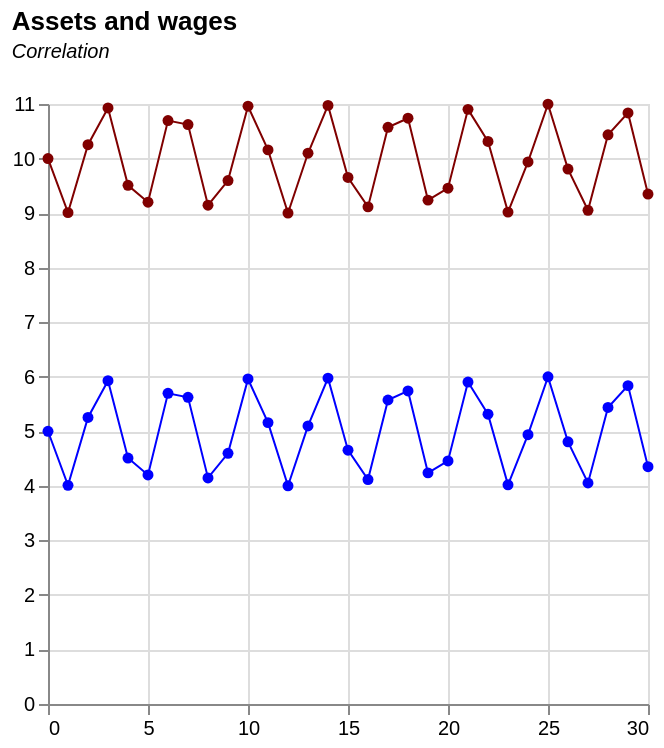

Specify this chart in Vega-Lite:
### Vega-Lite specification from a JSON file in a GitHub repository (floating-point values rounded to 4 significant figures)
{"$schema": "https://vega.github.io/schema/vega-lite/v5.json", "title": {"text": "Assets and wages", "subtitle": ["Correlation", ""], "subtitleFontStyle": "italic", "subtitleFontSize": 10, "anchor": "start", "color": "black"}, "width": 300, "height": 300, "data": {"values": [{"year": "0", "riskFreeRate": "0.01", "discountFactor": "1", "bond1": "5", "bond2": "8", "bond3": "2", "PV_b1": "5", "PV_b2": "8", "PV_b3": "2", "cycles": "0", "wages": "10", "asset1": "5", "asset2": "5"}, {"year": "1", "riskFreeRate": "0.01", "discountFactor": "0.99009901", "bond1": "5", "bond2": "7.8", "bond3": "2.2", "PV_b1": "4.95049505", "PV_b2": "7.722772277", "PV_b3": "2.178217822", "cycles": "-0.991778853", "wages": "9.008221147", "asset1": "4.008221147", "asset2": "5.991778853"}, {"year": "2", "riskFreeRate": "0.01", "discountFactor": "0.980296049", "bond1": "5", "bond2": "7.6", "bond3": "2.4", "PV_b1": "4.901480247", "PV_b2": "7.450249975", "PV_b3": "2.352710519", "cycles": "0.253823363", "wages": "10.25382336", "asset1": "5.253823363", "asset2": "4.746176637"}, {"year": "3", "riskFreeRate": "0.01", "discountFactor": "0.970590148", "bond1": "5", "bond2": "7.4", "bond3": "2.6", "PV_b1": "4.85295074", "PV_b2": "7.182367095", "PV_b3": "2.523534385", "cycles": "0.926818505", "wages": "10.92681851", "asset1": "5.926818505", "asset2": "4.073181495"}, {"year": "4", "riskFreeRate": "0.01", "discountFactor": "0.960980344", "bond1": "5", "bond2": "7.2", "bond3": "2.8", "PV_b1": "4.804901722", "PV_b2": "6.91905848", "PV_b3": "2.690744965", "cycles": "-0.491021594", "wages": "9.508978406", "asset1": "4.508978406", "asset2": "5.491021594"}, {"year": "5", "riskFreeRate": "0.01", "discountFactor": "0.951465688", "bond1": "5", "bond2": "7", "bond3": "3", "PV_b1": "4.757328438", "PV_b2": "6.660259813", "PV_b3": "2.854397063", "cycles": "-0.801152636", "wages": "9.198847364", "asset1": "4.198847364", "asset2": "5.801152636"}, {"year": "6", "riskFreeRate": "0.01", "discountFactor": "0.942045235", "bond1": "5", "bond2": "6.8", "bond3": "3.2", "PV_b1": "4.710226176", "PV_b2": "6.4059076", "PV_b3": "3.014544753", "cycles": "0.696058488", "wages": "10.69605849", "asset1": "5.696058488", "asset2": "4.303941512"}, {"year": "7", "riskFreeRate": "0.01", "discountFactor": "0.932718055", "bond1": "5", "bond2": "6.6", "bond3": "3.4", "PV_b1": "4.663590274", "PV_b2": "6.155939161", "PV_b3": "3.171241386", "cycles": "0.623012211", "wages": "10.62301221", "asset1": "5.623012211", "asset2": "4.376987789"}, {"year": "8", "riskFreeRate": "0.01", "discountFactor": "0.923483222", "bond1": "5", "bond2": "6.4", "bond3": "3.6", "PV_b1": "4.617416112", "PV_b2": "5.910292624", "PV_b3": "3.324539601", "cycles": "-0.855504371", "wages": "9.144495629", "asset1": "4.144495629", "asset2": "5.855504371"}, {"year": "9", "riskFreeRate": "0.01", "discountFactor": "0.914339824", "bond1": "5", "bond2": "6.2", "bond3": "3.8", "PV_b1": "4.571699121", "PV_b2": "5.66890691", "PV_b3": "3.474491332", "cycles": "-0.404065219", "wages": "9.595934781", "asset1": "4.595934781", "asset2": "5.404065219"}, {"year": "10", "riskFreeRate": "0.01", "discountFactor": "0.905286955", "bond1": "5", "bond2": "6", "bond3": "4", "PV_b1": "4.526434773", "PV_b2": "5.431721728", "PV_b3": "3.621147819", "cycles": "0.958915723", "wages": "10.95891572", "asset1": "5.958915723", "asset2": "4.041084277"}, {"year": "11", "riskFreeRate": "0.01", "discountFactor": "0.896323718", "bond1": "5", "bond2": "5.8", "bond3": "4.2", "PV_b1": "4.481618588", "PV_b2": "5.198677562", "PV_b3": "3.764559614", "cycles": "0.158652431", "wages": "10.15865243", "asset1": "5.158652431", "asset2": "4.841347569"}, {"year": "12", "riskFreeRate": "0.01", "discountFactor": "0.887449225", "bond1": "5", "bond2": "5.6", "bond3": "4.4", "PV_b1": "4.437246126", "PV_b2": "4.969715661", "PV_b3": "3.904776591", "cycles": "-0.999519224", "wages": "9.000480776", "asset1": "4.000480776", "asset2": "5.999519224"}, {"year": "13", "riskFreeRate": "0.01", "discountFactor": "0.878662599", "bond1": "5", "bond2": "5.4", "bond3": "4.6", "PV_b1": "4.393312996", "PV_b2": "4.744778036", "PV_b3": "4.041847957", "cycles": "0.097151904", "wages": "10.0971519", "asset1": "5.097151904", "asset2": "4.902848096"}, {"year": "14", "riskFreeRate": "0.01", "discountFactor": "0.86996297", "bond1": "5", "bond2": "5.2", "bond3": "4.8", "PV_b1": "4.349814848", "PV_b2": "4.523807442", "PV_b3": "4.175822254", "cycles": "0.974655392", "wages": "10.97465539", "asset1": "5.974655392", "asset2": "4.025344608"}, {"year": "15", "riskFreeRate": "0.01", "discountFactor": "0.861349475", "bond1": "5", "bond2": "5", "bond3": "5", "PV_b1": "4.306747374", "PV_b2": "4.306747374", "PV_b3": "4.306747374", "cycles": "-0.346592904", "wages": "9.653407096", "asset1": "4.653407096", "asset2": "5.346592904"}, {"year": "16", "riskFreeRate": "0.01", "discountFactor": "0.852821262", "bond1": "5", "bond2": "4.8", "bond3": "5.2", "PV_b1": "4.264106311", "PV_b2": "4.093542059", "PV_b3": "4.434670563", "cycles": "-0.885952778", "wages": "9.114047222", "asset1": "4.114047222", "asset2": "5.885952778"}, {"year": "17", "riskFreeRate": "0.01", "discountFactor": "0.844377487", "bond1": "5", "bond2": "4.6", "bond3": "5.4", "PV_b1": "4.221887437", "PV_b2": "3.884136442", "PV_b3": "4.559638432", "cycles": "0.573332477", "wages": "10.57333248", "asset1": "5.573332477", "asset2": "4.426667523"}, {"year": "18", "riskFreeRate": "0.01", "discountFactor": "0.836017314", "bond1": "5", "bond2": "4.4", "bond3": "5.6", "PV_b1": "4.180086571", "PV_b2": "3.678476182", "PV_b3": "4.681696959", "cycles": "0.7392213", "wages": "10.7392213", "asset1": "5.7392213", "asset2": "4.2607787"}, {"year": "19", "riskFreeRate": "0.01", "discountFactor": "0.827739915", "bond1": "5", "bond2": "4.2", "bond3": "5.8", "PV_b1": "4.138699575", "PV_b2": "3.476507643", "PV_b3": "4.800891507", "cycles": "-0.762519447", "wages": "9.237480553", "asset1": "4.237480553", "asset2": "5.762519447"}, {"year": "20", "riskFreeRate": "0.01", "discountFactor": "0.81954447", "bond1": "5", "bond2": "4", "bond3": "6", "PV_b1": "4.097722352", "PV_b2": "3.278177881", "PV_b3": "4.917266822", "cycles": "-0.544071696", "wages": "9.455928304", "asset1": "4.455928304", "asset2": "5.544071696"}, {"year": "21", "riskFreeRate": "0.01", "discountFactor": "0.811430169", "bond1": "5", "bond2": "3.8", "bond3": "6.2", "PV_b1": "4.057150843", "PV_b2": "3.083434641", "PV_b3": "5.030867046", "cycles": "0.901762291", "wages": "10.90176229", "asset1": "5.901762291", "asset2": "4.098237709"}, {"year": "22", "riskFreeRate": "0.01", "discountFactor": "0.803396207", "bond1": "5", "bond2": "3.6", "bond3": "6.4", "PV_b1": "4.016981033", "PV_b2": "2.892226344", "PV_b3": "5.141735722", "cycles": "0.313286037", "wages": "10.31328604", "asset1": "5.313286037", "asset2": "4.686713963"}, {"year": "23", "riskFreeRate": "0.01", "discountFactor": "0.795441789", "bond1": "5", "bond2": "3.4", "bond3": "6.6", "PV_b1": "3.977208943", "PV_b2": "2.704502082", "PV_b3": "5.249915805", "cycles": "-0.981940765", "wages": "9.018059235", "asset1": "4.018059235", "asset2": "5.981940765"}, {"year": "24", "riskFreeRate": "0.01", "discountFactor": "0.787566127", "bond1": "5", "bond2": "3.2", "bond3": "6.8", "PV_b1": "3.937830637", "PV_b2": "2.520211608", "PV_b3": "5.355449666", "cycles": "-0.06198051", "wages": "9.93801949", "asset1": "4.93801949", "asset2": "5.06198051"}, {"year": "25", "riskFreeRate": "0.01", "discountFactor": "0.779768443", "bond1": "5", "bond2": "3", "bond3": "7", "PV_b1": "3.898842215", "PV_b2": "2.339305329", "PV_b3": "5.458379101", "cycles": "0.997803274", "wages": "10.99780327", "asset1": "5.997803274", "asset2": "4.002196726"}, {"year": "26", "riskFreeRate": "0.01", "discountFactor": "0.772047963", "bond1": "5", "bond2": "2.8", "bond3": "7.2", "PV_b1": "3.860239817", "PV_b2": "2.161734297", "PV_b3": "5.558745336", "cycles": "-0.193384667", "wages": "9.806615333", "asset1": "4.806615333", "asset2": "5.193384667"}, {"year": "27", "riskFreeRate": "0.01", "discountFactor": "0.764403924", "bond1": "5", "bond2": "2.6", "bond3": "7.4", "PV_b1": "3.822019621", "PV_b2": "1.987450203", "PV_b3": "5.656589038", "cycles": "-0.948310843", "wages": "9.051689157", "asset1": "4.051689157", "asset2": "5.948310843"}, {"year": "28", "riskFreeRate": "0.01", "discountFactor": "0.756835568", "bond1": "5", "bond2": "2.4", "bond3": "7.6", "PV_b1": "3.784177842", "PV_b2": "1.816405364", "PV_b3": "5.75195032", "cycles": "0.436083376", "wages": "10.43608338", "asset1": "5.436083376", "asset2": "4.563916624"}, {"year": "29", "riskFreeRate": "0.01", "discountFactor": "0.749342147", "bond1": "5", "bond2": "2.2", "bond3": "7.8", "PV_b1": "3.746710735", "PV_b2": "1.648552723", "PV_b3": "5.844868746", "cycles": "0.836705168", "wages": "10.83670517", "asset1": "5.836705168", "asset2": "4.163294832"}, {"year": "30", "riskFreeRate": "0.01", "discountFactor": "0.741922918", "bond1": "5", "bond2": "2", "bond3": "8", "PV_b1": "3.709614589", "PV_b2": "1.483845836", "PV_b3": "5.935383342", "cycles": "-0.650219137", "wages": "9.349780863", "asset1": "4.349780863", "asset2": "5.650219137"}, {"year": "0", "riskFreeRate": "0.03", "discountFactor": "1", "bond1": "5", "bond2": "8", "bond3": "2", "PV_b1": "5", "PV_b2": "8", "PV_b3": "2", "cycles": "0", "wages": "", "asset1": "", "asset2": ""}, {"year": "1", "riskFreeRate": "0.03", "discountFactor": "0.970873786", "bond1": "5", "bond2": "7.8", "bond3": "2.2", "PV_b1": "4.854368932", "PV_b2": "7.572815534", "PV_b3": "2.13592233", "cycles": "-0.991778853", "wages": "", "asset1": "", "asset2": ""}, {"year": "2", "riskFreeRate": "0.03", "discountFactor": "0.942595909", "bond1": "5", "bond2": "7.6", "bond3": "2.4", "PV_b1": "4.712979546", "PV_b2": "7.163728909", "PV_b3": "2.262230182", "cycles": "0.253823363", "wages": "", "asset1": "", "asset2": ""}, {"year": "3", "riskFreeRate": "0.03", "discountFactor": "0.915141659", "bond1": "5", "bond2": "7.4", "bond3": "2.6", "PV_b1": "4.575708297", "PV_b2": "6.772048279", "PV_b3": "2.379368314", "cycles": "0.926818505", "wages": "", "asset1": "", "asset2": ""}, {"year": "4", "riskFreeRate": "0.03", "discountFactor": "0.888487048", "bond1": "5", "bond2": "7.2", "bond3": "2.8", "PV_b1": "4.44243524", "PV_b2": "6.397106745", "PV_b3": "2.487763734", "cycles": "-0.491021594", "wages": "", "asset1": "", "asset2": ""}, {"year": "5", "riskFreeRate": "0.03", "discountFactor": "0.862608784", "bond1": "5", "bond2": "7", "bond3": "3", "PV_b1": "4.313043922", "PV_b2": "6.038261491", "PV_b3": "2.587826353", "cycles": "-0.801152636", "wages": "", "asset1": "", "asset2": ""}, {"year": "6", "riskFreeRate": "0.03", "discountFactor": "0.837484257", "bond1": "5", "bond2": "6.8", "bond3": "3.2", "PV_b1": "4.187421283", "PV_b2": "5.694892945", "PV_b3": "2.679949621", "cycles": "0.696058488", "wages": "", "asset1": "", "asset2": ""}, {"year": "7", "riskFreeRate": "0.03", "discountFactor": "0.813091511", "bond1": "5", "bond2": "6.6", "bond3": "3.4", "PV_b1": "4.065457557", "PV_b2": "5.366403975", "PV_b3": "2.764511139", "cycles": "0.623012211", "wages": "", "asset1": "", "asset2": ""}, {"year": "8", "riskFreeRate": "0.03", "discountFactor": "0.789409234", "bond1": "5", "bond2": "6.4", "bond3": "3.6", "PV_b1": "3.947046172", "PV_b2": "5.0522191", "PV_b3": "2.841873244", "cycles": "-0.855504371", "wages": "", "asset1": "", "asset2": ""}, {"year": "9", "riskFreeRate": "0.03", "discountFactor": "0.766416732", "bond1": "5", "bond2": "6.2", "bond3": "3.8", "PV_b1": "3.832083662", "PV_b2": "4.751783741", "PV_b3": "2.912383583", "cycles": "-0.404065219", "wages": "", "asset1": "", "asset2": ""}, {"year": "10", "riskFreeRate": "0.03", "discountFactor": "0.744093915", "bond1": "5", "bond2": "6", "bond3": "4", "PV_b1": "3.720469574", "PV_b2": "4.464563489", "PV_b3": "2.97637566", "cycles": "0.958915723", "wages": "", "asset1": "", "asset2": ""}, {"year": "11", "riskFreeRate": "0.03", "discountFactor": "0.722421277", "bond1": "5", "bond2": "5.8", "bond3": "4.2", "PV_b1": "3.612106383", "PV_b2": "4.190043404", "PV_b3": "3.034169362", "cycles": "0.158652431", "wages": "", "asset1": "", "asset2": ""}, {"year": "12", "riskFreeRate": "0.03", "discountFactor": "0.70137988", "bond1": "5", "bond2": "5.6", "bond3": "4.4", "PV_b1": "3.506899401", "PV_b2": "3.927727329", "PV_b3": "3.086071473", "cycles": "-0.999519224", "wages": "", "asset1": "", "asset2": ""}, {"year": "13", "riskFreeRate": "0.03", "discountFactor": "0.68095134", "bond1": "5", "bond2": "5.4", "bond3": "4.6", "PV_b1": "3.4047567", "PV_b2": "3.677137236", "PV_b3": "3.132376164", "cycles": "0.097151904", "wages": "", "asset1": "", "asset2": ""}, {"year": "14", "riskFreeRate": "0.03", "discountFactor": "0.661117806", "bond1": "5", "bond2": "5.2", "bond3": "4.8", "PV_b1": "3.305589029", "PV_b2": "3.43781259", "PV_b3": "3.173365468", "cycles": "0.974655392", "wages": "", "asset1": "", "asset2": ""}, {"year": "15", "riskFreeRate": "0.03", "discountFactor": "0.641861947", "bond1": "5", "bond2": "5", "bond3": "5", "PV_b1": "3.209309737", "PV_b2": "3.209309737", "PV_b3": "3.209309737", "cycles": "-0.346592904", "wages": "", "asset1": "", "asset2": ""}, {"year": "16", "riskFreeRate": "0.03", "discountFactor": "0.623166939", "bond1": "5", "bond2": "4.8", "bond3": "5.2", "PV_b1": "3.115834696", "PV_b2": "2.991201308", "PV_b3": "3.240468084", "cycles": "-0.885952778", "wages": "", "asset1": "", "asset2": ""}, {"year": "17", "riskFreeRate": "0.03", "discountFactor": "0.605016446", "bond1": "5", "bond2": "4.6", "bond3": "5.4", "PV_b1": "3.025082229", "PV_b2": "2.783075651", "PV_b3": "3.267088808", "cycles": "0.573332477", "wages": "", "asset1": "", "asset2": ""}, {"year": "18", "riskFreeRate": "0.03", "discountFactor": "0.587394608", "bond1": "5", "bond2": "4.4", "bond3": "5.6", "PV_b1": "2.936973038", "PV_b2": "2.584536274", "PV_b3": "3.289409803", "cycles": "0.7392213", "wages": "", "asset1": "", "asset2": ""}, {"year": "19", "riskFreeRate": "0.03", "discountFactor": "0.570286027", "bond1": "5", "bond2": "4.2", "bond3": "5.8", "PV_b1": "2.851430134", "PV_b2": "2.395201313", "PV_b3": "3.307658956", "cycles": "-0.762519447", "wages": "", "asset1": "", "asset2": ""}, {"year": "20", "riskFreeRate": "0.03", "discountFactor": "0.553675754", "bond1": "5", "bond2": "4", "bond3": "6", "PV_b1": "2.768378771", "PV_b2": "2.214703017", "PV_b3": "3.322054525", "cycles": "-0.544071696", "wages": "", "asset1": "", "asset2": ""}, {"year": "21", "riskFreeRate": "0.03", "discountFactor": "0.537549276", "bond1": "5", "bond2": "3.8", "bond3": "6.2", "PV_b1": "2.68774638", "PV_b2": "2.042687248", "PV_b3": "3.332805511", "cycles": "0.901762291", "wages": "", "asset1": "", "asset2": ""}, {"year": "22", "riskFreeRate": "0.03", "discountFactor": "0.521892501", "bond1": "5", "bond2": "3.6", "bond3": "6.4", "PV_b1": "2.609462504", "PV_b2": "1.878813003", "PV_b3": "3.340112006", "cycles": "0.313286037", "wages": "", "asset1": "", "asset2": ""}, {"year": "23", "riskFreeRate": "0.03", "discountFactor": "0.506691748", "bond1": "5", "bond2": "3.4", "bond3": "6.6", "PV_b1": "2.533458742", "PV_b2": "1.722751945", "PV_b3": "3.34416554", "cycles": "-0.981940765", "wages": "", "asset1": "", "asset2": ""}, {"year": "24", "riskFreeRate": "0.03", "discountFactor": "0.491933736", "bond1": "5", "bond2": "3.2", "bond3": "6.8", "PV_b1": "2.459668682", "PV_b2": "1.574187956", "PV_b3": "3.345149407", "cycles": "-0.06198051", "wages": "", "asset1": "", "asset2": ""}, {"year": "25", "riskFreeRate": "0.03", "discountFactor": "0.477605569", "bond1": "5", "bond2": "3", "bond3": "7", "PV_b1": "2.388027846", "PV_b2": "1.432816708", "PV_b3": "3.343238985", "cycles": "0.997803274", "wages": "", "asset1": "", "asset2": ""}, {"year": "26", "riskFreeRate": "0.03", "discountFactor": "0.463694727", "bond1": "5", "bond2": "2.8", "bond3": "7.2", "PV_b1": "2.318473637", "PV_b2": "1.298345237", "PV_b3": "3.338602038", "cycles": "-0.193384667", "wages": "", "asset1": "", "asset2": ""}, {"year": "27", "riskFreeRate": "0.03", "discountFactor": "0.450189056", "bond1": "5", "bond2": "2.6", "bond3": "7.4", "PV_b1": "2.250945279", "PV_b2": "1.170491545", "PV_b3": "3.331399013", "cycles": "-0.948310843", "wages": "", "asset1": "", "asset2": ""}, {"year": "28", "riskFreeRate": "0.03", "discountFactor": "0.437076753", "bond1": "5", "bond2": "2.4", "bond3": "7.6", "PV_b1": "2.185383766", "PV_b2": "1.048984208", "PV_b3": "3.321783324", "cycles": "0.436083376", "wages": "", "asset1": "", "asset2": ""}, {"year": "29", "riskFreeRate": "0.03", "discountFactor": "0.424346362", "bond1": "5", "bond2": "2.2", "bond3": "7.8", "PV_b1": "2.121731812", "PV_b2": "0.933561997", "PV_b3": "3.309901626", "cycles": "0.836705168", "wages": "", "asset1": "", "asset2": ""}, {"year": "30", "riskFreeRate": "0.03", "discountFactor": "0.41198676", "bond1": "5", "bond2": "2", "bond3": "8", "PV_b1": "2.059933798", "PV_b2": "0.823973519", "PV_b3": "3.295894076", "cycles": "-0.650219137", "wages": "", "asset1": "", "asset2": ""}, {"year": "0", "riskFreeRate": "0.1", "discountFactor": "1", "bond1": "5", "bond2": "8", "bond3": "2", "PV_b1": "5", "PV_b2": "8", "PV_b3": "2", "cycles": "0", "wages": "", "asset1": "", "asset2": ""}, {"year": "1", "riskFreeRate": "0.1", "discountFactor": "0.909090909", "bond1": "5", "bond2": "7.8", "bond3": "2.2", "PV_b1": "4.545454545", "PV_b2": "7.090909091", "PV_b3": "2", "cycles": "-0.991778853", "wages": "", "asset1": "", "asset2": ""}, {"year": "2", "riskFreeRate": "0.1", "discountFactor": "0.826446281", "bond1": "5", "bond2": "7.6", "bond3": "2.4", "PV_b1": "4.132231405", "PV_b2": "6.280991736", "PV_b3": "1.983471074", "cycles": "0.253823363", "wages": "", "asset1": "", "asset2": ""}, {"year": "3", "riskFreeRate": "0.1", "discountFactor": "0.751314801", "bond1": "5", "bond2": "7.4", "bond3": "2.6", "PV_b1": "3.756574005", "PV_b2": "5.559729527", "PV_b3": "1.953418482", "cycles": "0.926818505", "wages": "", "asset1": "", "asset2": ""}, {"year": "4", "riskFreeRate": "0.1", "discountFactor": "0.683013455", "bond1": "5", "bond2": "7.2", "bond3": "2.8", "PV_b1": "3.415067277", "PV_b2": "4.917696879", "PV_b3": "1.912437675", "cycles": "-0.491021594", "wages": "", "asset1": "", "asset2": ""}, {"year": "5", "riskFreeRate": "0.1", "discountFactor": "0.620921323", "bond1": "5", "bond2": "7", "bond3": "3", "PV_b1": "3.104606615", "PV_b2": "4.346449261", "PV_b3": "1.862763969", "cycles": "-0.801152636", "wages": "", "asset1": "", "asset2": ""}, {"year": "6", "riskFreeRate": "0.1", "discountFactor": "0.56447393", "bond1": "5", "bond2": "6.8", "bond3": "3.2", "PV_b1": "2.82236965", "PV_b2": "3.838422724", "PV_b3": "1.806316576", "cycles": "0.696058488", "wages": "", "asset1": "", "asset2": ""}, {"year": "7", "riskFreeRate": "0.1", "discountFactor": "0.513158118", "bond1": "5", "bond2": "6.6", "bond3": "3.4", "PV_b1": "2.565790591", "PV_b2": "3.38684358", "PV_b3": "1.744737602", "cycles": "0.623012211", "wages": "", "asset1": "", "asset2": ""}, {"year": "8", "riskFreeRate": "0.1", "discountFactor": "0.46650738", "bond1": "5", "bond2": "6.4", "bond3": "3.6", "PV_b1": "2.332536901", "PV_b2": "2.985647233", "PV_b3": "1.679426569", "cycles": "-0.855504371", "wages": "", "asset1": "", "asset2": ""}, {"year": "9", "riskFreeRate": "0.1", "discountFactor": "0.424097618", "bond1": "5", "bond2": "6.2", "bond3": "3.8", "PV_b1": "2.120488092", "PV_b2": "2.629405234", "PV_b3": "1.61157095", "cycles": "-0.404065219", "wages": "", "asset1": "", "asset2": ""}, {"year": "10", "riskFreeRate": "0.1", "discountFactor": "0.385543289", "bond1": "5", "bond2": "6", "bond3": "4", "PV_b1": "1.927716447", "PV_b2": "2.313259737", "PV_b3": "1.542173158", "cycles": "0.958915723", "wages": "", "asset1": "", "asset2": ""}, {"year": "11", "riskFreeRate": "0.1", "discountFactor": "0.350493899", "bond1": "5", "bond2": "5.8", "bond3": "4.2", "PV_b1": "1.752469497", "PV_b2": "2.032864617", "PV_b3": "1.472074378", "cycles": "0.158652431", "wages": "", "asset1": "", "asset2": ""}, {"year": "12", "riskFreeRate": "0.1", "discountFactor": "0.318630818", "bond1": "5", "bond2": "5.6", "bond3": "4.4", "PV_b1": "1.593154089", "PV_b2": "1.784332579", "PV_b3": "1.401975598", "cycles": "-0.999519224", "wages": "", "asset1": "", "asset2": ""}, {"year": "13", "riskFreeRate": "0.1", "discountFactor": "0.28966438", "bond1": "5", "bond2": "5.4", "bond3": "4.6", "PV_b1": "1.448321899", "PV_b2": "1.564187651", "PV_b3": "1.332456147", "cycles": "0.097151904", "wages": "", "asset1": "", "asset2": ""}, {"year": "14", "riskFreeRate": "0.1", "discountFactor": "0.263331254", "bond1": "5", "bond2": "5.2", "bond3": "4.8", "PV_b1": "1.316656272", "PV_b2": "1.369322522", "PV_b3": "1.263990021", "cycles": "0.974655392", "wages": "", "asset1": "", "asset2": ""}, {"year": "15", "riskFreeRate": "0.1", "discountFactor": "0.239392049", "bond1": "5", "bond2": "5", "bond3": "5", "PV_b1": "1.196960247", "PV_b2": "1.196960247", "PV_b3": "1.196960247", "cycles": "-0.346592904", "wages": "", "asset1": "", "asset2": ""}, {"year": "16", "riskFreeRate": "0.1", "discountFactor": "0.217629136", "bond1": "5", "bond2": "4.8", "bond3": "5.2", "PV_b1": "1.088145679", "PV_b2": "1.044619852", "PV_b3": "1.131671506", "cycles": "-0.885952778", "wages": "", "asset1": "", "asset2": ""}, {"year": "17", "riskFreeRate": "0.1", "discountFactor": "0.197844669", "bond1": "5", "bond2": "4.6", "bond3": "5.4", "PV_b1": "0.989223345", "PV_b2": "0.910085477", "PV_b3": "1.068361212", "cycles": "0.573332477", "wages": "", "asset1": "", "asset2": ""}, {"year": "18", "riskFreeRate": "0.1", "discountFactor": "0.17985879", "bond1": "5", "bond2": "4.4", "bond3": "5.6", "PV_b1": "0.89929395", "PV_b2": "0.791378676", "PV_b3": "1.007209223", "cycles": "0.7392213", "wages": "", "asset1": "", "asset2": ""}, {"year": "19", "riskFreeRate": "0.1", "discountFactor": "0.163507991", "bond1": "5", "bond2": "4.2", "bond3": "5.8", "PV_b1": "0.817539954", "PV_b2": "0.686733561", "PV_b3": "0.948346347", "cycles": "-0.762519447", "wages": "", "asset1": "", "asset2": ""}, {"year": "20", "riskFreeRate": "0.1", "discountFactor": "0.148643628", "bond1": "5", "bond2": "4", "bond3": "6", "PV_b1": "0.74321814", "PV_b2": "0.594574512", "PV_b3": "0.891861768", "cycles": "-0.544071696", "wages": "", "asset1": "", "asset2": ""}, {"year": "21", "riskFreeRate": "0.1", "discountFactor": "0.135130571", "bond1": "5", "bond2": "3.8", "bond3": "6.2", "PV_b1": "0.675652855", "PV_b2": "0.51349617", "PV_b3": "0.83780954", "cycles": "0.901762291", "wages": "", "asset1": "", "asset2": ""}, {"year": "22", "riskFreeRate": "0.1", "discountFactor": "0.122845974", "bond1": "5", "bond2": "3.6", "bond3": "6.4", "PV_b1": "0.614229868", "PV_b2": "0.442245505", "PV_b3": "0.786214231", "cycles": "0.313286037", "wages": "", "asset1": "", "asset2": ""}, {"year": "23", "riskFreeRate": "0.1", "discountFactor": "0.111678158", "bond1": "5", "bond2": "3.4", "bond3": "6.6", "PV_b1": "0.558390789", "PV_b2": "0.379705737", "PV_b3": "0.737075841", "cycles": "-0.981940765", "wages": "", "asset1": "", "asset2": ""}, {"year": "24", "riskFreeRate": "0.1", "discountFactor": "0.101525598", "bond1": "5", "bond2": "3.2", "bond3": "6.8", "PV_b1": "0.50762799", "PV_b2": "0.324881914", "PV_b3": "0.690374066", "cycles": "-0.06198051", "wages": "", "asset1": "", "asset2": ""}, {"year": "25", "riskFreeRate": "0.1", "discountFactor": "0.092295998", "bond1": "5", "bond2": "3", "bond3": "7", "PV_b1": "0.461479991", "PV_b2": "0.276887995", "PV_b3": "0.646071987", "cycles": "0.997803274", "wages": "", "asset1": "", "asset2": ""}, {"year": "26", "riskFreeRate": "0.1", "discountFactor": "0.083905453", "bond1": "5", "bond2": "2.8", "bond3": "7.2", "PV_b1": "0.419527264", "PV_b2": "0.234935268", "PV_b3": "0.604119261", "cycles": "-0.193384667", "wages": "", "asset1": "", "asset2": ""}, {"year": "27", "riskFreeRate": "0.1", "discountFactor": "0.076277684", "bond1": "5", "bond2": "2.6", "bond3": "7.4", "PV_b1": "0.381388422", "PV_b2": "0.19832198", "PV_b3": "0.564454865", "cycles": "-0.948310843", "wages": "", "asset1": "", "asset2": ""}, {"year": "28", "riskFreeRate": "0.1", "discountFactor": "0.069343349", "bond1": "5", "bond2": "2.4", "bond3": "7.6", "PV_b1": "0.346716747", "PV_b2": "0.166424039", "PV_b3": "0.527009456", "cycles": "0.436083376", "wages": "", "asset1": "", "asset2": ""}, {"year": "29", "riskFreeRate": "0.1", "discountFactor": "0.063039409", "bond1": "5", "bond2": "2.2", "bond3": "7.8", "PV_b1": "0.315197043", "PV_b2": "0.138686699", "PV_b3": "0.491707387", "cycles": "0.836705168", "wages": "", "asset1": "", "asset2": ""}, {"year": "30", "riskFreeRate": "0.1", "discountFactor": "0.057308553", "bond1": "5", "bond2": "2", "bond3": "8", "PV_b1": "0.286542767", "PV_b2": "0.114617107", "PV_b3": "0.458468426", "cycles": "-0.650219137", "wages": "", "asset1": "", "asset2": ""}], "format": {"parse": {"year": "number"}}}, "transform": [{"fold": ["wages", "asset1"], "as": ["asset", "value"]}, {"filter": "datum.value>0"}], "mark": {"type": "line", "point": {"color": "rgb(128,0,0)"}, "color": "rgb(128,0,0)", "strokeWidth": 1}, "encoding": {"x": {"field": "year", "type": "quantitative", "title": null}, "y": {"field": "value", "type": "quantitative", "title": null}, "color": {"field": "asset", "legend": null, "scale": {"range": ["blue", "rgb(128,0,0)"]}}}}
